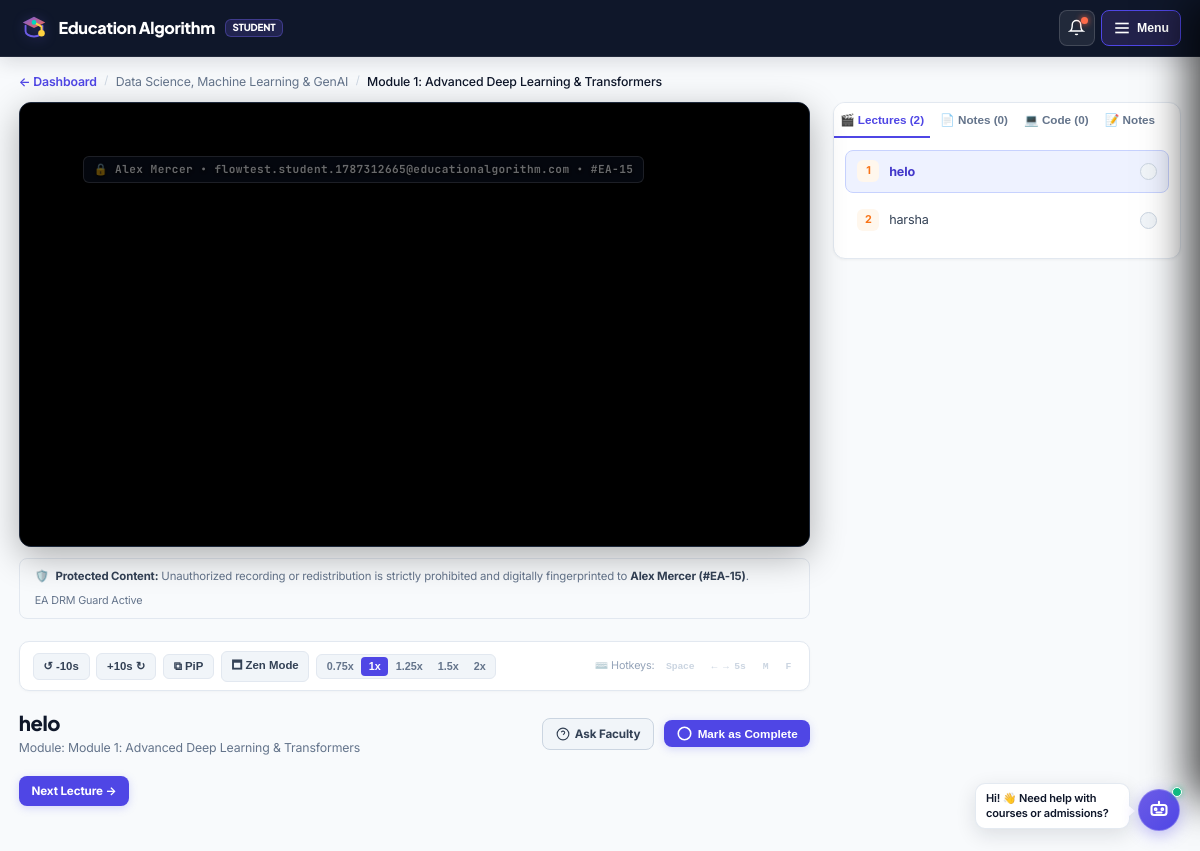
Screenshot of /watch.php?id=48 (signed in) with the database file from the repository.
### tables this page shows
CREATE TABLE `videos` (
  `id` int(11) NOT NULL AUTO_INCREMENT,
  `module_id` int(11) NOT NULL,
  `title` varchar(150) NOT NULL,
  `file_path` varchar(255) NOT NULL,
  `sort_order` int(11) NOT NULL DEFAULT 0,
  `created_at` timestamp NOT NULL DEFAULT current_timestamp(),
  `duration` varchar(20) DEFAULT NULL,
  `youtube_id` varchar(20) DEFAULT NULL COMMENT 'YouTube 11-char video ID',
  `video_url` varchar(500) DEFAULT NULL COMMENT 'External video URL (Bunny.net, Vimeo, etc)',
  `bunny_video_id` varchar(100) DEFAULT NULL,
  PRIMARY KEY (`id`),
  KEY `module_id` (`module_id`),
  CONSTRAINT `videos_ibfk_1` FOREIGN KEY (`module_id`) REFERENCES `modules` (`id`) ON DELETE CASCADE
);

CREATE TABLE `courses` (
  `id` int(11) NOT NULL AUTO_INCREMENT,
  `title` varchar(150) NOT NULL,
  `slug` varchar(180) DEFAULT NULL,
  `description` text DEFAULT NULL,
  `level` varchar(50) DEFAULT 'Beginner to Advanced',
  `duration` varchar(50) DEFAULT '12 Weeks',
  `price` int(11) NOT NULL DEFAULT 15000,
  `status` varchar(20) NOT NULL DEFAULT 'published',
  `published_at` datetime DEFAULT NULL,
  `created_at` timestamp NOT NULL DEFAULT current_timestamp(),
  `updated_at` timestamp NOT NULL DEFAULT current_timestamp() ON UPDATE current_timestamp(),
  PRIMARY KEY (`id`),
  KEY `idx_courses_status` (`status`)
);

CREATE TABLE `modules` (
  `id` int(11) NOT NULL AUTO_INCREMENT,
  `course_id` int(11) NOT NULL,
  `title` varchar(150) NOT NULL,
  `description` text DEFAULT NULL,
  `sort_order` int(11) NOT NULL DEFAULT 0,
  `created_at` timestamp NOT NULL DEFAULT current_timestamp(),
  PRIMARY KEY (`id`),
  KEY `course_id` (`course_id`),
  CONSTRAINT `modules_ibfk_1` FOREIGN KEY (`course_id`) REFERENCES `courses` (`id`) ON DELETE CASCADE
);

### watch.php (the view, shortened to what the rows shown need)
<?php
require_once __DIR__ . "/config.php";
require_once __DIR__ . "/includes/security-events.php";
$videoId = (int)($_GET["id"] ?? 0);
$stmt = $pdo->prepare("
    SELECT v.*, m.title as module_title, m.id as module_id, m.course_id, c.title as course_title
    FROM videos v
    JOIN modules m ON v.module_id = m.id
    JOIN courses c ON m.course_id = c.id
    WHERE v.id = ?
");
$stmt->execute([$videoId]);
$video = $stmt->fetch();
$playlist = [];
try {
    $stmt2 = $pdo->prepare("SELECT id, title, duration FROM videos WHERE module_id = ? ORDER BY sort_order ASC, id ASC");
    $stmt2->execute([$video["module_id"]]);
    $playlist = $stmt2->fetchAll();
} catch (Exception $e) {
    $playlist = [];
}
$completedVideos = [];
?>
<!DOCTYPE html>
<html lang="en">
<head>
    <link rel="stylesheet" href="css/student.css?v=<?php echo time(); ?>">
    <link rel="stylesheet" href="assets/command-palette.css?v=2.0">
    <link rel="stylesheet" href="css/chatbot.css?v=5.0.0">
</head>
<body>
    <?php include __DIR__ . "/student-nav.php"; ?>
    <main class="app-container">
        <nav class="breadcrumb-nav" aria-label="Breadcrumb">
            <a href="dashboard">← Dashboard</a>
            <span class="separator">/</span>
            <span><?php echo e($video["course_title"]); ?></span>
            <span class="separator">/</span>
            <span style="color: var(--text-primary); font-weight: 500;"><?php echo e($video["module_title"]); ?></span>
        </nav>
        <div class="theater-layout">
            <section class="video-stage-wrapper">
                <div class="video-action-bar">
                    <div>
                        <h1><?php echo e($video["title"]); ?></h1>
                        <p style="font-size: 0.82rem; margin-top: 0.2rem; color: var(--text-muted);">
                            Module: <?php echo e($video["module_title"]); ?>
                        </p>
                    </div>
                </div>
            </section>
            <aside class="resource-drawer-card">
                <div class="resource-tab-content active" id="tab-playlist">
                    <?php if (empty($playlist)): ?>
                        <div style="padding: 1.5rem 1rem; text-align: center; color: var(--text-muted); font-size: 0.82rem;">
                            No lectures in this module.
                        </div>
                    <?php else: ?>
                        <?php foreach ($playlist as $index => $item):
                            $isActive = ($item['id'] == $videoId);
                            $isDone = isset($completedVideos[$item['id']]);
                        ?>
                        <a href="watch?id=<?php echo $item['id']; ?>" class="resource-item-row <?php echo $isActive ? 'active' : ''; ?>">
                            <div style="display: flex; align-items: center; gap: 0.65rem; max-width: 82%;">
                                <div class="lesson-type-badge video" style="width: 22px; height: 22px; font-size: 0.72rem; flex-shrink: 0;">
                                    <?php echo $index + 1; ?>
                                </div>
                                <span style="white-space: nowrap; overflow: hidden; text-overflow: ellipsis; font-size: 0.84rem;"><?php echo e($item["title"]); ?></span>
                            </div>
                            <div class="completion-check <?php echo $isDone ? 'completed' : ''; ?>" style="width: 17px; height: 17px; font-size: 0.65rem; flex-shrink: 0;">
                            </div>
                        </a>
                        <?php endforeach; ?>
                    <?php endif; ?>
                </div>
            </aside>
        </div>
    </main>
</body>
</html>

### rows the page displays
videos: courses.title "Data Science, Machine Learning & GenAI", module.title "Module 1: Advanced Deep Learning & Transformers", title "helo"
videos: title "harsha"

### other values shown
$studentName "Alex Mercer"
$studentId "15"
count($playlist) "2"
count($moduleNotes) "0"
count($moduleSnippets) "0"
